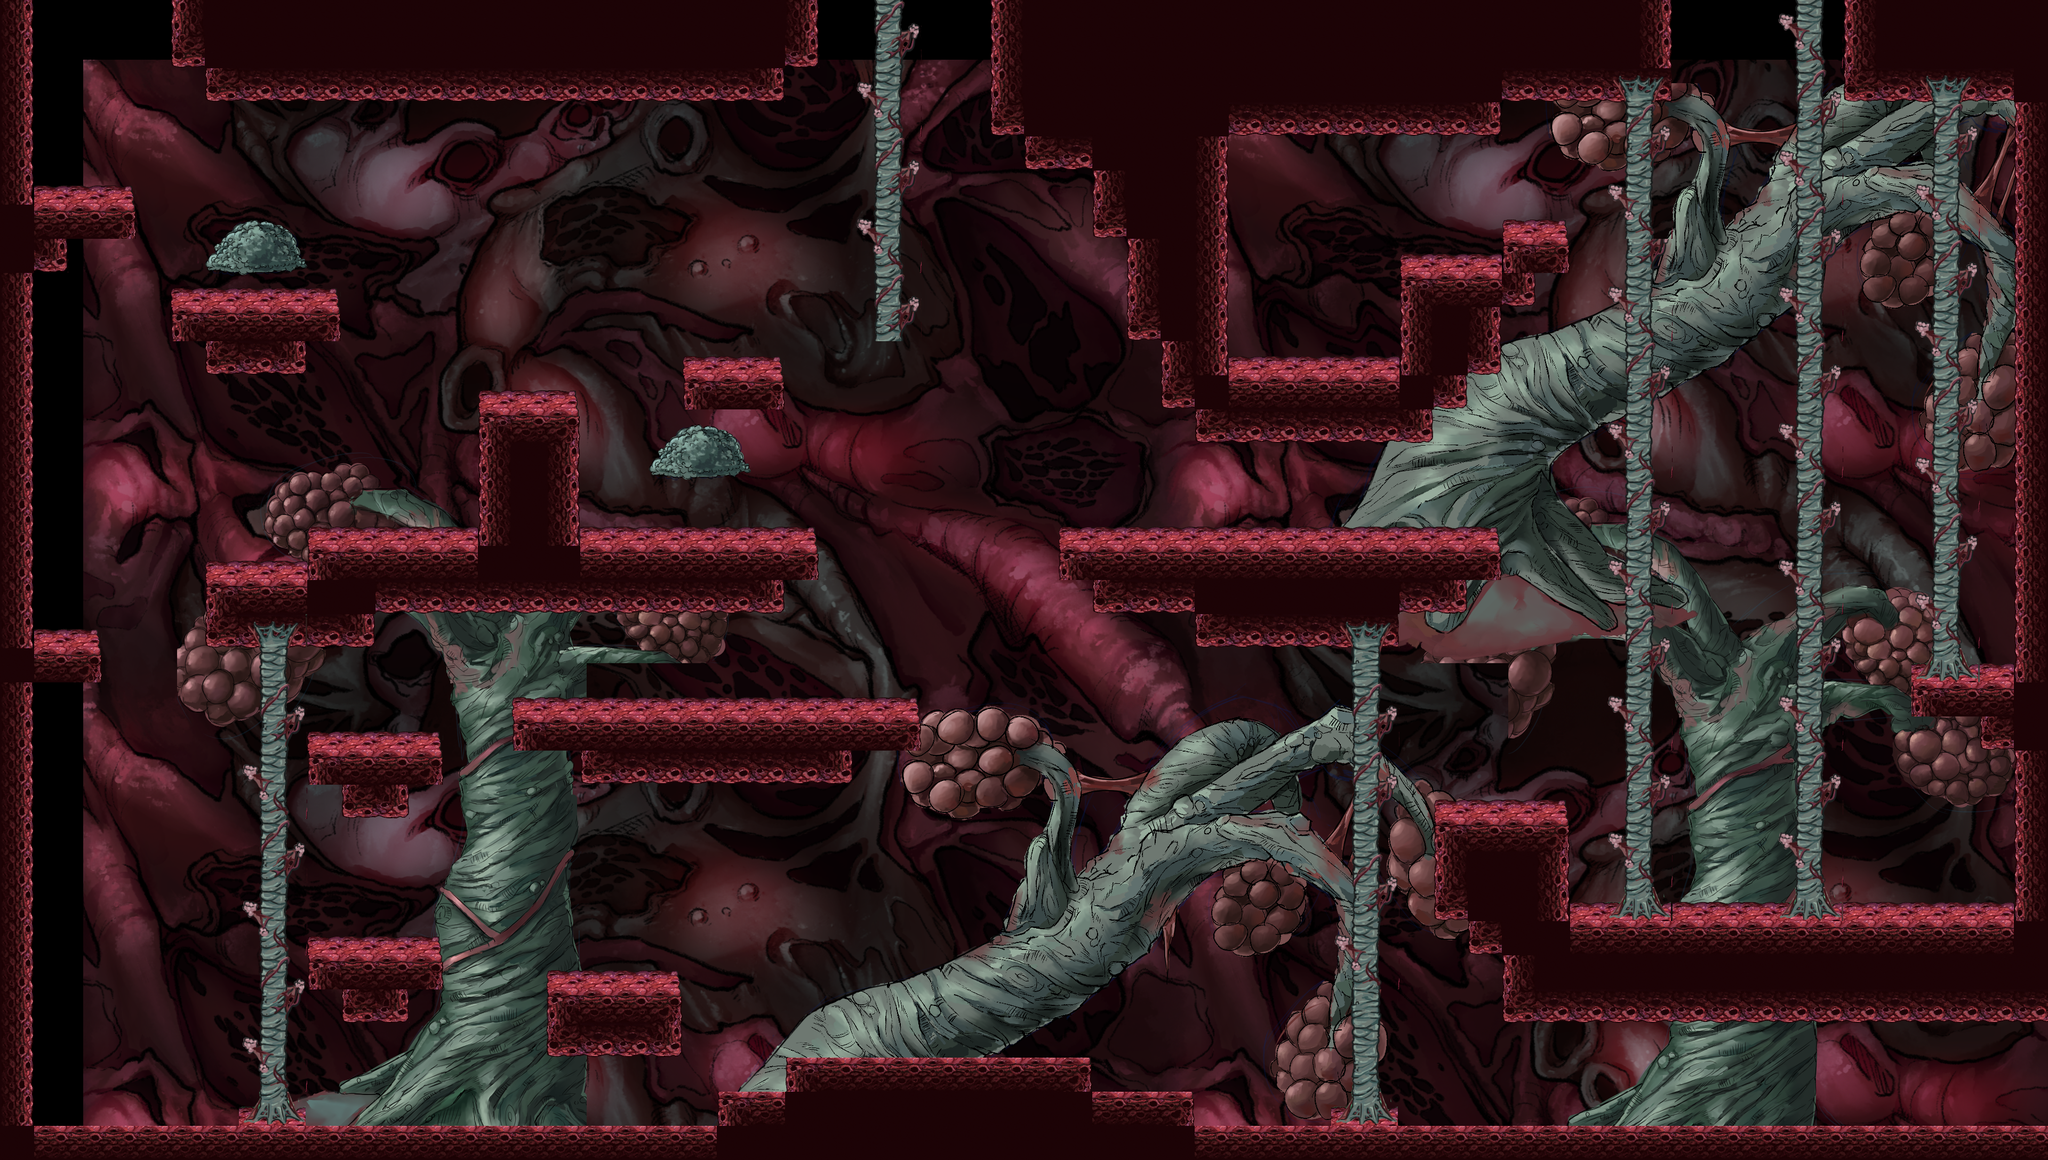

The image is a tile-based game level rendered from a .tmx file. Its description and source (layers, tilesets, objects; grid data summarised) follow:
An orthogonal 60x34 tile map with 64x64 px tiles, 4 tile layers (Background, MiddleGround, Solid, Map), 2 hidden layers not drawn, 10 tilesets and 135 objects (118x anim_tile, 6x Climbable, 4x Door, 4x Enemy, Player, ...).

<map version="1.10" tiledversion="1.11.2" orientation="orthogonal" renderorder="right-down" width="60" height="34" tilewidth="64" tileheight="64" infinite="0" nextlayerid="9" nextobjectid="150">
 <properties>
  <property name="Draw" type="bool" value="true" />
 </properties>
 <tileset firstgid="1" name="atlas_2.2" tilewidth="64" tileheight="64" tilecount="256" columns="16">
  <image source="atlas_2.2.png" width="1024" height="1024" />
 </tileset>
 <tileset firstgid="257" name="TileMetadata" tilewidth="64" tileheight="64" tilecount="2" columns="2">
  <image source="TileMetadata.png" width="128" height="64" />
 </tileset>
 <tileset firstgid="259" name="atlas_tiles_1.3" tilewidth="64" tileheight="64" tilecount="256" columns="16">
  <image source="atlas_tiles_1.3.png" width="1024" height="1024" />
 </tileset>
 <tileset firstgid="515" name="atlas_tiles_1.3" tilewidth="64" tileheight="64" tilecount="256" columns="16">
  <image source="atlas_tiles_1.3.png" width="1024" height="1024" />
 </tileset>
 <tileset firstgid="771" name="atlas_2.4" tilewidth="64" tileheight="64" tilecount="256" columns="16">
  <image source="atlas_2.4.png" width="1024" height="1024" />
 </tileset>
 <tileset firstgid="1027" source="Foreground_PNG.tsx" />
 <tileset firstgid="3994" name="Middleground_Pulmo" tilewidth="3840" tileheight="2176" tilecount="1" columns="1">
  <image source="../Textures/Backgrounds/Pulmones/MIddleground_sala1.png" width="3840" height="2176" />
 </tileset>
 <tileset firstgid="3995" name="PULMON_BACKGROUND" tilewidth="64" tileheight="64" tilecount="608" columns="32">
  <image source="../Textures/Backgrounds/Pulmones/Background Pulmon 1.png" width="2048" height="1216" />
 </tileset>
 <tileset firstgid="4603" name="middle2" tilewidth="64" tileheight="64" tilecount="990" columns="33">
  <image source="../Textures/Backgrounds/Pulmones/Abeoles3.png" width="2160" height="1920" />
 </tileset>
 <tileset firstgid="5593" name="middle3" tilewidth="64" tileheight="64" tilecount="990" columns="33">
  <image source="../Textures/Backgrounds/Pulmones/Abeoles2.png" width="2160" height="1920" />
 </tileset>
 <layer id="6" name="Background" width="60" height="34" offsetx="156" offsety="112" parallaxx="1.1" parallaxy="1.1">
  <properties>
   <property name="Draw" type="bool" value="true" />
  </properties>
  <data>[2040 cells, 2040 non-empty, 608 distinct tile ids]</data>
 </layer>
 <layer id="7" name="MiddleGround" width="60" height="34" offsetx="332" offsety="156" parallaxx="1.2" parallaxy="1.2">
  <properties>
   <property name="Draw" type="bool" value="true" />
  </properties>
  <data>[2040 cells, 1185 non-empty, 904 distinct tile ids]</data>
 </layer>
 <layer id="1" name="Solid" width="60" height="34">
  <properties>
   <property name="Draw" type="bool" value="true" />
  </properties>
  <data>[2040 cells, 649 non-empty, 30 distinct tile ids]</data>
 </layer>
 <layer id="2" name="Map" width="60" height="34">
  <properties>
   <property name="Draw" type="bool" value="true" />
  </properties>
  <data>[2040 cells, 290 non-empty, 27 distinct tile ids]</data>
 </layer>
 <layer id="3" name="Collisions" width="60" height="34" visible="0">
  <data>[2040 cells, 364 non-empty, 1 distinct tile ids]</data>
 </layer>
 <objectgroup id="5" name="Entities">
  <object id="121" name="Door" type="Door" x="3814" y="1914" width="32" height="204">
   <properties>
    <property name="Destination" value="MapPulmo_Sala16.tmx" />
    <property name="Type" value="Door" />
    <property name="playerX" type="float" value="272" />
    <property name="playerY" type="float" value="10720" />
   </properties>
  </object>
  <object id="122" name="Door" type="Door" x="3120" y="-14" width="364" height="24">
   <properties>
    <property name="Destination" value="MapPulmo_Sala2.tmx" />
    <property name="Type" value="Door" />
    <property name="playerX" type="float" value="3603" />
    <property name="playerY" type="float" value="1975" />
   </properties>
  </object>
  <object id="123" name="Door" type="Door" x="1510" y="-6" width="364" height="24">
   <properties>
    <property name="Destination" value="MapPulmo_Sala2.tmx" />
    <property name="Type" value="Door" />
    <property name="playerX" type="float" value="1255.08" />
    <property name="playerY" type="float" value="1864.17" />
   </properties>
  </object>
  <object id="124" name="Door" type="Door" x="46" y="-6" width="290" height="24">
   <properties>
    <property name="Destination" value="MapPulmo_Sala2.tmx" />
    <property name="Type" value="Door" />
    <property name="playerX" type="float" value="481" />
    <property name="playerY" type="float" value="1884.85" />
   </properties>
  </object>
  <object id="128" name="Player" type="Player" x="2379.19" y="1946.18">
   <point />
  </object>
  <object id="129" name="Climbable" type="Climbable" x="2537.33" y="1212" width="48" height="898.667">
   <properties>
    <property name="Type" value="Climbable" />
   </properties>
  </object>
  <object id="130" name="Climbable" type="Climbable" x="3053.33" y="184" width="48" height="1530.67">
   <properties>
    <property name="Type" value="Climbable" />
   </properties>
  </object>
  <object id="131" name="Climbable" type="Climbable" x="3373.33" y="-8" width="48" height="1730.67">
   <properties>
    <property name="Type" value="Climbable" />
   </properties>
  </object>
  <object id="132" name="Climbable" type="Climbable" x="3637.33" y="176" width="48" height="1090.67">
   <properties>
    <property name="Type" value="Climbable" />
   </properties>
  </object>
  <object id="133" name="Climbable" type="Climbable" x="1643.33" y="-18" width="48" height="658.667">
   <properties>
    <property name="Type" value="Climbable" />
   </properties>
  </object>
  <object id="135" name="Climbable" type="Climbable" x="478.788" y="1224.24" width="69.697" height="887.758">
   <properties>
    <property name="Type" value="Climbable" />
   </properties>
  </object>
  <object id="140" name="Asperguilus" type="Enemy" x="1827.46" y="1748.3">
   <point />
  </object>
  <object id="145" name="Asperguilus" type="Enemy" x="960.602" y="433.332">
   <point />
  </object>
  <object id="146" name="Eosinofilo" type="Enemy" x="2027.27" y="1578.79">
   <point />
  </object>
  <object id="147" name="Eosinofilo" type="Enemy" x="2466.67" y="951.515">
   <point />
  </object>
  <object id="148" name="Collectibles" type="Collectibles" x="154.606" y="312.515">
   <properties>
    <property name="c_num" type="int" value="2" />
   </properties>
   <point />
  </object>
  <object id="149" name="CheckPoint" type="Checkpoint" x="2496" y="1844" width="256" height="256">
   <properties>
    <property name="isActive" type="bool" value="false" />
   </properties>
  </object>
 </objectgroup>
 <layer id="8" name="Navigation" width="60" height="34" visible="0">
  <properties>
   <property name="Navigation" type="bool" value="true" />
  </properties>
  <data>[2040 cells, 0 non-empty, 0 distinct tile ids]</data>
 </layer>
 <objectgroup id="4" name="Anim_Tiles" visible="0">
  <!-- 118 objects omitted --></objectgroup>
</map>
<!-- 118 of 135 objects omitted -->
